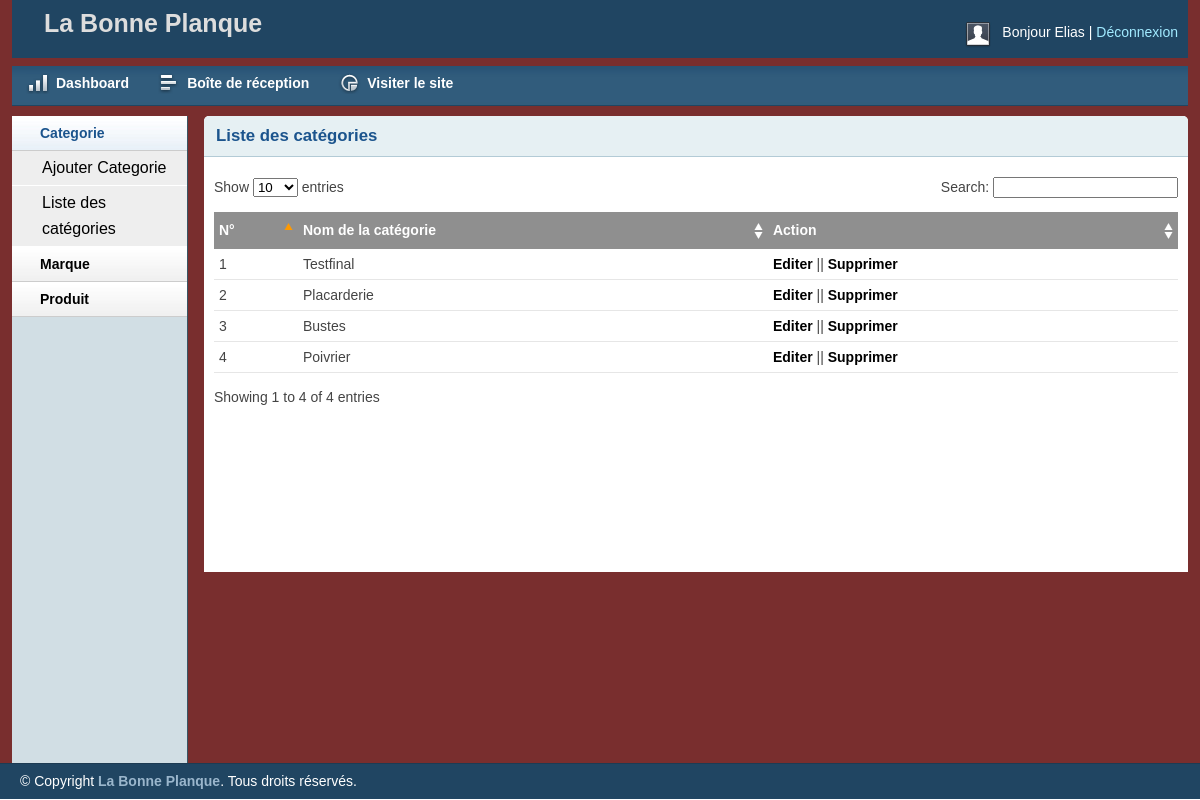
The app's page /admin/catlist.php (signed in) with its own data.
### tables this page shows
CREATE TABLE IF NOT EXISTS `tbl_category`
(
    `catId` int
(
    11
) NOT NULL AUTO_INCREMENT,
    `catName` varchar
(
    255
) NOT NULL,
    PRIMARY KEY
(
    `catId`
)
    );

### libs/Database.php (called while the page is built, shortened)
<?php
Class Database{
	 public $host   = DB_HOST;
	 public $user   = DB_USER;
	 public $pass   = DB_PASS;
	 public $dbname = DB_NAME;
	 public $link;
	private function connectDB(){
		 $this->link = new mysqli($this->host, $this->user, $this->pass,$this->dbname);
	 }
	public function select($query){
	  $result = $this->link->query($query) or die($this->link->error.__LINE__);
		  if($result->num_rows > 0){
		    return $result;
		  }else {
		    return false;
		  }
	 }
}

### classes/Category.php (called while the page is built, shortened)
<?php
$filepath = realpath(dirname(__FILE__));
include_once ($filepath."/../libs/Database.php");
?>
<?php
class Category
{
	private $db;
	function __construct()
	{
		$this->db = new Database();
	}
	public function getAllcat(){
		$sql = "SELECT * FROM tbl_category ORDER BY catId DESC";
		$result = $this->db->select($sql);
		return $result;
	}
}
?>

### admin/catlist.php (the view, shortened to what this page needs)
<?php include 'inc/header.php'; ?>
<?php include 'inc/sidebar.php'; ?>
<?php
include "../classes/Category.php";
?>
<?php
$cat = new Category();
$allCat = $cat->getAllcat();
?>
<div class="grid_10">
    <div class="box round first grid">
        <h2>Liste des catégories</h2>
        <div class="block">
            <table class="data display datatable" id="example">
                <thead>
                <tr>
                    <th>N°</th>
                    <th>Nom de la catégorie</th>
                    <th>Action</th>
                </tr>
                </thead>
                <tbody>
                <?php
                if ($allCat) {
                    $i = 1;
                    while ($row = $allCat->fetch_assoc()) {
                        ?>
                        <tr class="odd gradeX">
                            <td><?php echo $i; ?></td>
                            <td><?php echo $row['catName']; ?></td>
                            <td><a href="editcat.php?catid=<?php echo $row['catId'] ?>">Editer</a> || <a
                                        href="?delid=<?php echo $row['catId'] ?>"
                                        onclick="return confirm('confirmation suppression')">Supprimer</a></td>
                        </tr>
                        <?php
                        $i++;
                    }
                } else {
                    echo "Category Not Found!";
                }
                ?>
                </tbody>
            </table>
        </div>
    </div>
</div>
<?php include 'inc/footer.php'; ?>

### admin/css/layout.css (style rules this page uses)
body { background: #fff none repeat scroll 0 0; color: #444; font-size: 14px; padding: 0; }
a { color: #000; font-weight:bold; text-decoration: none; }
h1, h2, h3, h4, h5, h6 { line-height:1.2em; margin-bottom:.3em; }
h2 { margin-top:1em; }
.box { background:#fff; margin-bottom:20px; padding:10px 10px 10px 10px; margin-left:-8px; }
.box.grid { padding-bottom:40px; }
.box.round { -moz-border-radius: 5px 5px 0px 0px; -webkit-border-radius: 5px 5px 0px 0px; border-radius: 5px 5px 0px 0px; }
.box h2 { font-size:1.2em; font-weight:bold; color:#1B548D; background:#E6F0F3; margin:-10px -10px 0 -10px; padding:10px 12px; border-bottom:1px solid #B3CBD6; -moz-border-radius: 5px 5px 0px 0px; -webkit-border-radius: 5px 5px 0px 0px; border-radius: 5px 5px 0px 0px; }
.box.first { min-height: 406px; }
.block { padding-top:20px; }
.block { padding-bottom:1px; }
table.display { margin: 0 auto; clear: both; width: 100%; }
.sorting_asc { background: #8f8f8f url(../img/table/sort_asc.png) no-repeat center right; padding:8px 5px; text-align:left; color:#fff; }
.sorting { background:#8f8f8f url(../img/table/sort_both.png) no-repeat center right; padding:8px 5px; text-align:left; color:#fff; }
tr.odd { height: 30px; line-height: 30px; border-bottom:1px solid #e6e6e6; }
tr.even { height: 30px; line-height: 30px; border-bottom:1px solid #e6e6e6; }
tr.odd td, tr.even td { padding-left:5px; }

### records on screen
tbl_category: catName "Testfinal"
tbl_category: catName "Placarderie"
tbl_category: catName "Bustes"
tbl_category: catName "Poivrier"

### other values on screen
Session::get("adminName") "Elias"
